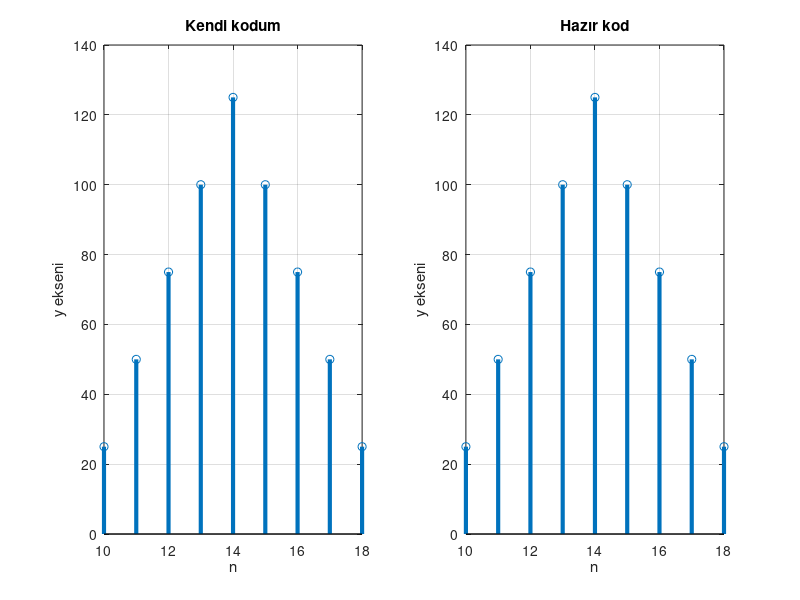

Write the MATLAB code that produced this figure.
clear all
clc
n=input('Lutfen ilk isaretin eleman sayisini giriniz');
k=input('Lutfen ilk isaretin ilk elemaninin yatay degerini giriniz');
m=input('Lutfen ikinci isaretin eleman sayisini giriniz');
l=input('Lutfen ikinci isaretin ilk elemaninin yatay degerini giriniz');
for i=1:1:n
 fprintf('Lutfen ilk isaretin %d elemanini giriniz',i);
 x(i)=input('');
end
for i=1:1:m
 fprintf('Lutfen ikinci isaretin %d elemanini giriniz',i);
 y(i)=input('');
end
y1n=conv(x,y);
for i=1:1:m+n-1
 if i>m
 y(i)=0;
 end
 if i>n
 x(i)=0;
 end
end
cks=k+l:k+l+m+n-2;
for i=1:1:m+n-1
 grs(i)=0;
end
for i=1:1:m+n-1
 for j=1:1:i
 if j<=m && i-j+1<=n
 grs(i)=grs(i)+x(i-j+1)*y(j);
 end
 
 end
end
figure(1);
subplot(1,2,1);
stem(cks,grs,'Linewidth',3);
grid on
xlabel('n');
ylabel('y ekseni');
title('Kendi kodum');
subplot(1,2,2);
stem(cks,y1n,'Linewidth',3);
grid on
xlabel('n');
ylabel('y ekseni');
title('Hazır kod');
cat(1,x,y,grs,y1n)